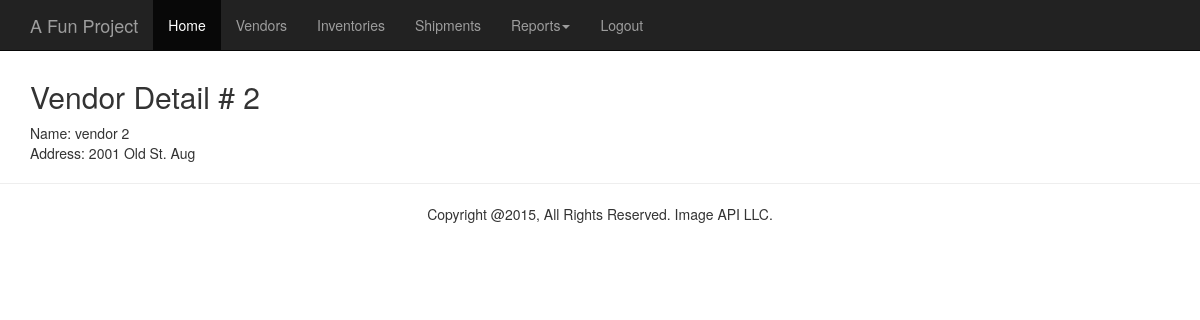
The app's page /vendors/2/ (signed in) with its own data.
### inventory/models.py (models this page shows, shortened)
class Vendor(models.Model):
    name = models.CharField(max_length=100)
    address = models.CharField(max_length=300)

### inventory/views.py (the view)
# urls.py: url(r'^vendors/(?P<v_id>\d+)/$', views.vendor_detail, name='vendor.detail'),
@login_required
def vendor_detail(request, v_id):
    vendor = get_object_or_404(Vendor, pk=v_id)
    return render(request, 'inventory/vendor_detail.html', {'item': vendor})

### templates/inventory/vendor_detail.html
{% extends "base.html" %}
{% block content %}
    <h2>Vendor Detail # {{ item.id }}</h2>
    <div class="row">
        <div class="col-md-12">
            Name: {{ item.name }}
        </div>
        <div class="col-md-12">
            Address: {{ item.address }}
        </div>
      </div>
{% endblock %}

### inventory/static/demo.css (style rules this page uses)
body { padding-top: 60px; }

### records on screen
Vendor: id "2", name "vendor 2", address "2001 Old St. Aug"
